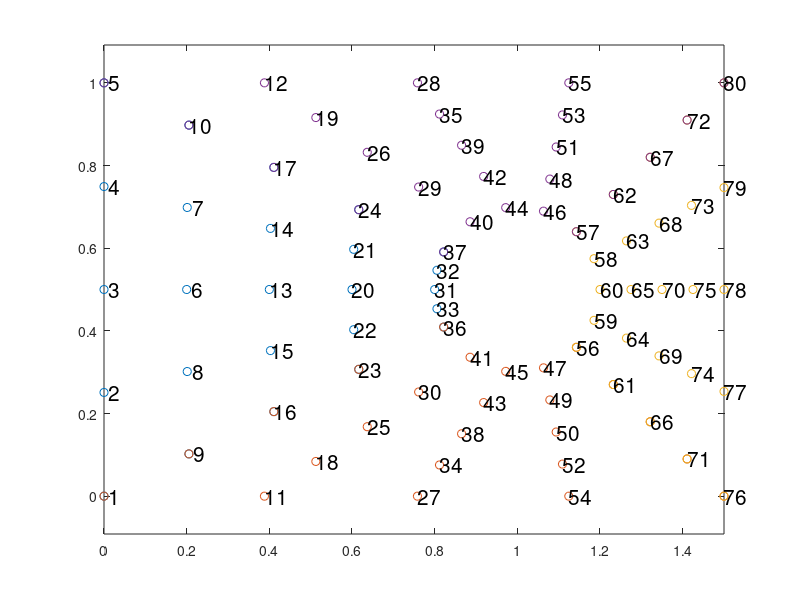

MATLAB code for this plot: (Note: this script raises an error after producing the figure.)
clear
close all
clc

tic

%% ------------------------------------------------------------------------
% ------------------- Geometry Input --------------------------------------
% -------------------------------------------------------------------------

% Load geometry data (SquarePanel_wCenterHole, rhinodata_RectPanelwCutout,
% rhinodata_circularpanel)
load rhinodata_RectPanelwCutout
sem_mesh.elements = conn; 
sem_mesh.nodes = nodes;
clear conn nodes

% Plotting the geometry using the nodes' coordinates
figure(100)
locA = (1:1:max(max(sem_mesh.elements)))';
for i=1:size(sem_mesh.elements,1)
    plot(sem_mesh.nodes(sem_mesh.elements(i,:),1), sem_mesh.nodes(sem_mesh.elements(i,:),2), 'o')
    hold on
end
text(sem_mesh.nodes(:,1), sem_mesh.nodes(:,2), num2str(locA),'FontSize',15)
hold off
axis equal

% Thickness of the host structure (m) 
h_plate = 0.005;                  

%% ------------------------------------------------------------------------
% ------------------- Material Input --------------------------------------
% -------------------------------------------------------------------------

% Material properties (Aluminum)
rho_plate = 2700;       % density [kg/m3]
E_plate = 69e9;         % Elastic modulus [Pa]
pois_plate = 0.33;      % Poisson's ratio

%% ------------------------------------------------------------------------
% ------------------- Boundary Input --------------------------------------
% -------------------------------------------------------------------------

% Define boundary conditions for edge nodes
% -----------------------------------------
% The BC struct includes:
%   - edgenodes: corner nodes (from Rhino) that define boundary edges
%   - type: boundary condition type for each edge
%            'C' - Clamped
%            'S' - Simply supported
%            'P' - Pinned
%            'F' - Free
%   - fixeddofs: defines which DOFs are fixed:
%       Column 1: u (in-plane x translation)
%       Column 2: v (in-plane y translation)
%       Column 3: w (out-of-plane translation)
%       Column 4: φₓ or φₙ (rotation about y-axis or normal axis)
%       Column 5: φᵧ or φₜ (rotation about x-axis or tangent axis)


% Define the edge corner points (in Rhino data)
BC.edgenodes = [1 76; 1 5; 5 80; 76 80];

% BC.edgenodes = [1 18; 
%                 1 19;
%                 18 97;
%                 19 113; 
%                 97 191;                 
%                 113 192 ; 
%                 192 209 ;               
%                 191 209 ];

% Define boundary condition type for each edge
BC.type = ['F';'F';'F';'F'];
% BC.type = ['F';'F';'F';'F';'F';'F';'F';'F'];

% Map each BC type to its fixed DOF pattern
bc_map = containers.Map({'C', 'S', 'P', 'F'}, {
    [1 1 1 1 1];  % Clamped
    [1 1 1 1 0];  % Simply supported
    [1 1 1 0 0];  % Pinned
    [0 0 0 0 0]   % Free
});

% Assign fixed DOFs based on BC type
BC.fixeddofs = zeros(length(BC.type), 5);
for di1 = 1:length(BC.type)
    BC.fixeddofs(di1,:) = bc_map(BC.type(di1));
end

% Remove rows with no constraints (i.e., 'F' type)
BC.fixeddofs(~any(BC.fixeddofs, 2), :) = [];

%% ------------------------------------------------------------------------
% ------------------- Element Sampling ------------------------------------
% -------------------------------------------------------------------------
                            
% -------------------------------------------------------------------------
% Generate SEM mesh data structure
% This step processes the input nodal coordinates and element connectivity 
% to construct a spectral element mesh (sem_mesh). It:
%   - Identifies unique edges and groups them based on adjacency
%   - Determines polynomial orders for each edge using a convergence criterion
%   - Assigns global sampling point indices (nodes, edges, interior)
%   - Constructs DOF mapping and shared point information
%
% Required inputs:
%   elements : connectivity matrix for high-order elements (25 nodes/element)
%   nodes    : Nx3 coordinate matrix (from Rhino or CAD preprocessor)
% which are included in sem_mesh struct.
%
% Returns:
%   sem_mesh : struct containing all sampling, edge, and DOF-related data
% -------------------------------------------------------------------------

[sem_mesh] = element_sampling(sem_mesh);


%% ------------------------------------------------------------------------
% -------------- Assembly -------------------------------------------------
% -------------------------------------------------------------------------

% Initializing the system matrices as sparse matrices 
Ka = sparse(size(sem_mesh.ind_ALL,1),size(sem_mesh.ind_ALL,1));
Ma = sparse(size(sem_mesh.ind_ALL,1),size(sem_mesh.ind_ALL,1));

% Initializing positions (x-y-z coord.) for all sampling points in the assembly
sem_mesh.posn = zeros(size(sem_mesh.ind_ALL,1),3);

% Loop over all elements to compute/assemble local mass and stiffness matrices
for di1 = 1:size(sem_mesh.elements,1)

    % Prepare element-specific data:
    % - locs: local sampling point coordinates (25,2)
    % - indelm: global indices of local sampling points
    % - Tnow2: transformation matrix for DOF rotation
    [locs, indelm, Tnow2] = ...
        element_prepare(sem_mesh.elements(di1,:), sem_mesh.nodes, ...
                        sem_mesh.elementpoints(di1,:), sem_mesh.ind_ALL, 0);

    % Compute local stiffness (Kelm) and mass (Melm) matrices
    % xelm and yelm are matrices containing x and y coord. of local points
    [xelm, yelm, Kelm, Melm] = ...
        Mass_and_Stiffness_Element2(rho_plate, E_plate, pois_plate, 2, 2,...
                                    h_plate, sem_mesh.polynums(di1,:), locs);

    % Distance between the local-global system (needs to be determined ????)
    xyz0now = [0 0 0];

    % Convert local 2D coordinates to 3D by padding with zeros in z-direction
    posnelm = [xelm(:) yelm(:) zeros(length(xelm(:)),1)];

    % Transform local coordinates to global frame (rotation skipped here)
    posnnow = (posnelm')';

    % Adding the distance between the local and global coordinate systems
    posnnow(:,1) = posnnow(:,1)+xyz0now(1);
    posnnow(:,2) = posnnow(:,2)+xyz0now(2);
    posnnow(:,3) = posnnow(:,3)+xyz0now(3);
  
    % Round coordinates to 12 decimal places to avoid numerical inconsistencies
    posnnow = round(posnnow,12);

    % Store 3D positions for each DOF (6 DOFs per node)
    sem_mesh.posn(indelm,:) = repmat(posnnow,6,1);

    % % Plotting the sampling point on the element in the global coordinate system
    % figure(101)
    % plot(posnelm(:,1),posnelm(:,2), 'ro')
    % hold on 
    % locB = (1:1:size(posnelm,1))';
    % % hold off
    % text(posnelm(:,1),posnelm(:,2), num2str(locB),'FontSize',10)
    % axis equal

    % ------- Matrix Assembly -------
    % Extend element stiffness matrices to include rotational DOFs (phi_z unused)
    Kelmnow = [Kelm     zeros(size(Kelm,1), size(Kelm,1)/5);
               zeros(size(Kelm,1)/5, size(Kelm,1)*6/5)];

    % Rotate and assemble into global stiffness matrix
    Ka(indelm, indelm) = Ka(indelm, indelm) + Tnow2 \ Kelmnow * Tnow2;

    % Extend element mass matrices to include rotational DOFs
    Melmnow = [Melm     zeros(size(Kelm,1), size(Kelm,1)/5);
               zeros(size(Kelm,1)/5, size(Kelm,1)*6/5)];

    % Rotate and assemble into global mass matrix
    Ma(indelm, indelm) = Ma(indelm, indelm) + Tnow2 \ Melmnow * Tnow2;

end

% Identify and remove unused DOFs (e.g., phi_z DOFs not present in model)
indF = (find(sum(abs(Ma))==0))';
Ka(indF,:) = [];
Ka(:,indF) = [];
Ma(indF,:) = [];
Ma(:,indF) = [];
sem_mesh.ind_ALL(indF,:) = [];
sem_mesh.posn(indF,:) = [];
clear indF

% Report assembly time
disp(['Assembly: ' num2str(round(toc,1)) ' s'])

%% ------------------------------------------------------------------------
% -------------- Boundary Condition Application ---------------------------
% -------------------------------------------------------------------------
% This section applies the prescribed boundary conditions (BC) to the 
% assembled global stiffness (Ka) and mass (Ma) matrices. The function 
% modifies the system by:
%   - Identifying degrees of freedom (DOFs) that are constrained (e.g., fixed, simply supported)
%   - Applying coordinate transformations where necessary (e.g., for rotational DOFs)
%   - Eliminating constrained DOFs from the global system
%   - Updating the mesh structure (sem_mesh) to reflect removed DOFs
% The resulting system matrices (Ka_mod, Ma_mod) are ready for solving
% free vibration or forced response problems with the imposed BCs.

tic

[Ka_mod, Ma_mod, sem_mesh] = Boundary_Conditions_Application(Ka, Ma,...
    sem_mesh, BC);

% Report boundary application time
disp(['Boundary Condition: ' num2str(round(toc,1)) ' s'])

%% ------------------------------------------------------------------------
% -------------- Eigenvalue Solution --------------------------------------
% -------------------------------------------------------------------------
% This section solves the generalized eigenvalue problem for the modified
% system matrices (after boundary condition application). The goal is to 
% compute the first few natural frequencies and their corresponding mode shapes.

tic

% Shift value (sigma) for improved numerical stability and convergence
% Used with the shift-invert mode in `eigs` to target low-frequency modes
sigma = 0.01; 

% Compute the 20 smallest eigenvalues and eigenvectors of the system:
%   Ka_mod * x = lambda * Ma_mod * x
% The 'eigs' function uses sparse matrix methods for efficiency.
[eigVec,eigVal,flag] = eigs(Ka,Ma,20,sigma);

% Extract natural frequencies (rad/s) by taking square roots of eigenvalues
% The sigma shift is subtracted back from the eigenvalues before square rooting
[wns, loc] = sort(real(sqrt(diag(eigVal) - sigma)));

% Reorder eigenvectors accordingly
eigVec = eigVec(:, loc);

% Display the first 20 natural frequencies in Hz
disp((wns(1:20))/2/pi)

% Display elapsed time for eigenvalue solution
disp(['Eigen Solution time: ' num2str(round(toc,1)) ' s'])